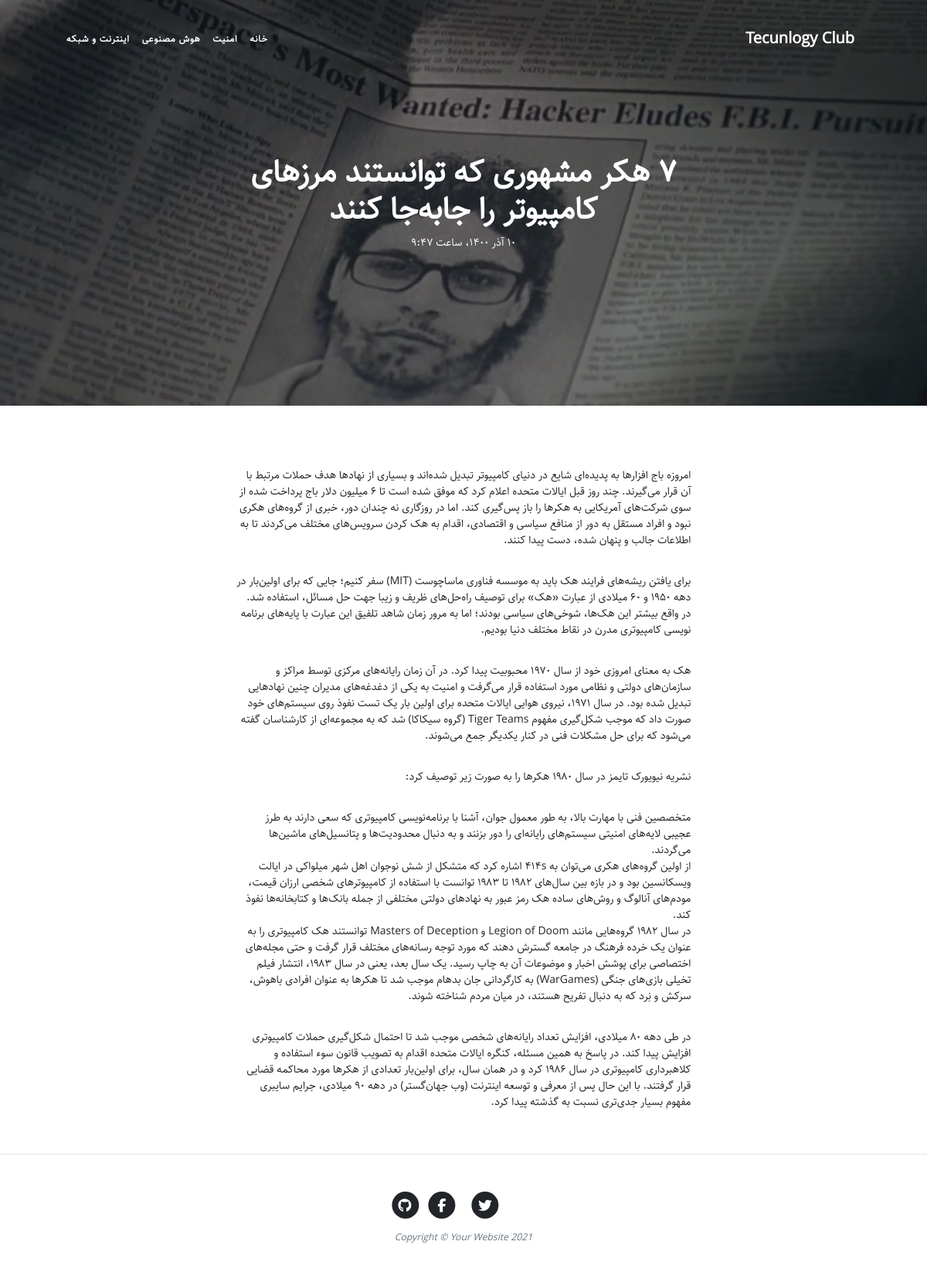
The page /article/hr-mshhor-h-tonstnd-mrzh-motr-r-gbhg-nnd on the database its author committed.
### blog/models.py (models this page shows, shortened)
class Category(models.Model):
    title = models.CharField(max_length=200, verbose_name="عنوان")
    slug = models.SlugField(max_length=200, unique=True, verbose_name="ادرس")
    status = models.BooleanField(
        default=True, verbose_name="ایا نمایش داده شود؟")
    position = models.IntegerField(default=0, verbose_name="پوزیشن")
    class Meta:
        verbose_name = "دسته بندی"
        verbose_name_plural = "دسته بندی ها"
        ordering = ['position']

class Article(models.Model):
    STATUS_CHOICES = (
        ('d', 'پیش نویس'),
        ('p', 'منتشر شده'),
    )
    title = models.CharField(max_length=200, verbose_name="عنوان")
    slug = models.SlugField(max_length=200, unique=True, verbose_name="ادرس")
    category = models.ManyToManyField(
        Category, verbose_name="دسته بندی", related_name="articles")
    description = models.TextField(verbose_name="توضیحات")
    thumbnail = models.ImageField(upload_to='images', verbose_name="تصویر")
    publish = models.DateTimeField(
        default=timezone.now, verbose_name="زمان انتشار")
    created = models.DateTimeField(auto_now_add=True)
    updated = models.DateTimeField(auto_now=True)
    status = models.CharField(
        max_length=1, choices=STATUS_CHOICES, verbose_name="وضعیت")
    class Meta:
        verbose_name = "مقاله"
        verbose_name_plural = "مقالات"
        ordering = ['-publish']
    def jpublish(self):
        return jalali_converter(self.publish)
    jpublish.short_description = "زمان انتشار"
    def category_to_str(self):
        return "، ".join([category.title for category in self.category.all()])
    category_to_str.short_description = "دسته‌بندی"
    objects = ArticleManager()

### blog/views.py (the view)
# urls.py: path('article/<slug:slug>', detail, name="detail"),
def detail(request, slug):
    context = {
        "article": get_object_or_404(Article.objects.published(), slug=slug)
    }
    return render(request, 'blog/single.html', context)

### blog/models.py (called while the page is built)
    def published(self):
        return self.filter(status='p')

### blog/templatetags/base_tags.py (called while the page is built)
@register.simple_tag
def title():
    return "Tecunlogy Club"

@register.inclusion_tag("blog/partials/category_navbar.html")
def category_navbar():
    return {
        "category": Category.objects.filter(status=True)
    }

### extensions/jalali.py (called while the page is built)
    def persian_tuple(self):
        return self.persian_year, self.persian_month, self.persian_day

### extensions/utils.py (called while the page is built)
def persian_numbers_converter(mystr):
    numbers = {
        "0": "۰",
        "1": "۱",
        "2": "۲",
        "3": "۳",
        "4": "۴",
        "5": "۵",
        "6": "۶",
        "7": "۷",
        "8": "۸",
        "9": "۹",
    }
    for e, p in numbers.items():
        mystr = mystr.replace(e, p)
    return mystr

def jalali_converter(time):
    jmonths = ["فروردین", "اردیبهشت", "خرداد", "تیر", "مرداد",
               "شهریور", "مهر", "آبان", "آذر", "دی", "بهمن", "اسفند", ]
    time = timezone.localtime(time)
    time_to_str = "{},{},{}".format(time.year, time.month, time.day)
    time_to_tuple = jalali.Gregorian(time_to_str).persian_tuple()
    time_to_list = list(time_to_tuple)
    for index, month in enumerate(jmonths):
        if time_to_list[1] == index + 1:
            time_to_list[1] = month
            break
    output = "{} {} {}، ساعت {}:{}".format(
        time_to_list[2],
        time_to_list[1],
        time_to_list[0],
        time.hour,
        time.minute,
    )
    return persian_numbers_converter(output)

### blog/templates/blog/single.html
{% extends "blog/base.html" %} {% block title %} | {{article.title}}{%endblock%} {% block main %}
<header class="masthead" style="background-image:
  url('{{ article.thumbnail.url }}')">
  <div class="container position-relative px-4 px-lg-5">
    <div class="row gx-4 gx-lg-5 justify-content-center">
      <div class="col-md-10 col-lg-8 col-xl-7">
        <div class="site-heading">
          <h1>{{ article.title }}</h1>
          <time>{{ article.jpublish }}</time>
        </div>
      </div>
    </div>
  </div>
</header>
<article class="mb-4">
  <div class="container px-4 px-lg-5">
    <div class="row gx-4 gx-lg-5 justify-content-center">
      <div class="col-md-10 col-lg-8 col-xl-7">
        {{ article.description|linebreaks }}
      </div>
    </div>
  </div>
</article>
{% endblock %}

### blog/templates/blog/partials/category_navbar.html
<div class="collapse navbar-collapse nav" id="navbarResponsive">
  <ul class="navbar-nav ml-auto">
    <li class="nav-item">
      <a class="nav-link" href="/">خانه</a>
    </li>
    {% for cat in category %}
    <li class="nav-item">
      <a class="nav-link" href="{% url 'blog:category' cat.slug %}">{{cat.title}}</a>
    </li>
    {% endfor %}
  </ul>
</div>

### blog/static/blog/css/rtl.css (style rules this page uses)
body { direction: rtl; text-align: right; font-family: "Sahel"; font-size: 14px; }
h1, h2, h3, h4, h5, h6, a { font-family: Sahel; }
.navbar-nav { margin-left: initial !important; margin-right: auto; }
header.masthead .site-heading h1 { font-size: 40px; }
.nav ul { padding-right: 0; }
.nav ul li { border-bottom: none; height: 86px; line-height: 86px; font-size: 14px; display: inline-block; float: left; margin: 0 auto; }
.nav ul li a { text-decoration: none; color: #000000; display: block; transition: 0.3s background-color; padding: 0 24px; }
.nav a { border-bottom: none; }

### rows shown on the page
Category: title "امنیت"
Category: title "هوش مصنوعی"
Category: title "اینترنت و شبکه"
Article: thumbnail (placeholder picture), title "۷ هکر مشهوری که توانستند مرزهای کامپیوتر را جابه‌جا کنند", jpublish "۱۰ آذر ۱۴۰۰، ساعت ۹:۴۷", description "امروزه باج افزارها به پدیده‌ای شایع در دنیای کامپیوتر تبدیل شده‌اند و بسیاری از نهادها هدف حملات مرتبط با آن قرار می‌گیرند. چند روز قبل ایالات متحده اعلام کرد که موفق شده است تا ۶ میلیون دلار باج پرداخت شده از سوی شرکت‌های آمریکایی به هکرها را باز پس‌گیری کند. اما در روزگاری نه چندان دور، خبری از گروه‌های هکری نبود و افراد مستقل به دور از منافع سیاسی و اقتصادی، اقدام به هک کردن سرویس‌های مختلف می‌کردند تا به اطلاعات جالب و پنهان شده، دست پیدا کنند. برای یافتن ریشه‌های فرایند هک باید به موسسه فناوری ماساچوست (MIT) سفر کنیم؛ جایی که برای اولین‌بار در دهه ۱۹۵۰ و ۶۰ میلادی از عبارت «هک» برای توصیف راه‌حل‌های ظریف و زیبا جهت حل مسائل، استفاده شد. در واقع بیشتر این هک‌ها، شوخی‌های سیاسی بودند؛…"
